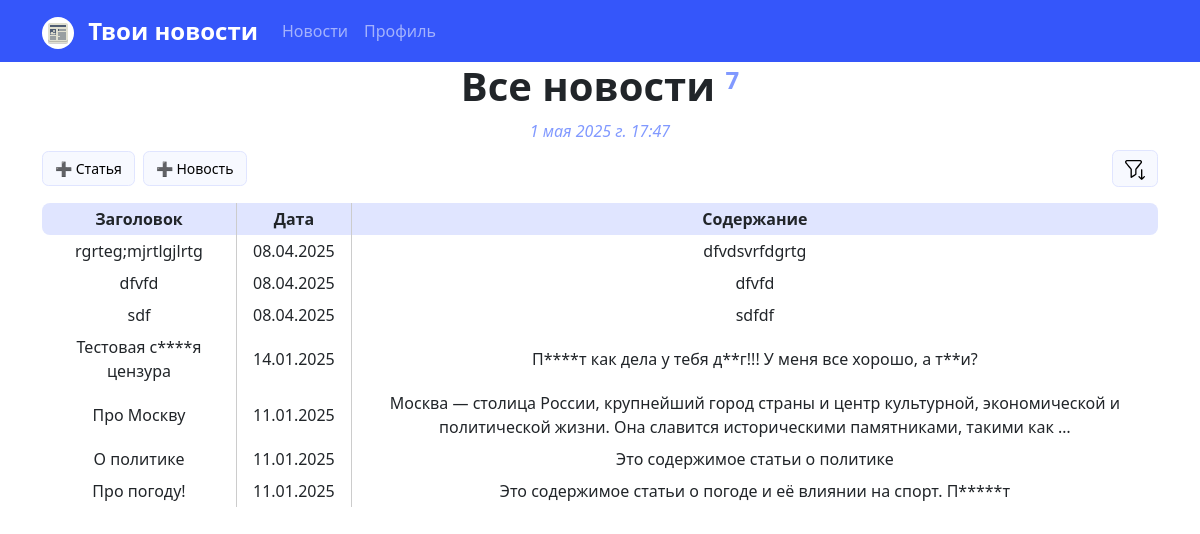
The page / (signed in) on the database as committed earlier.
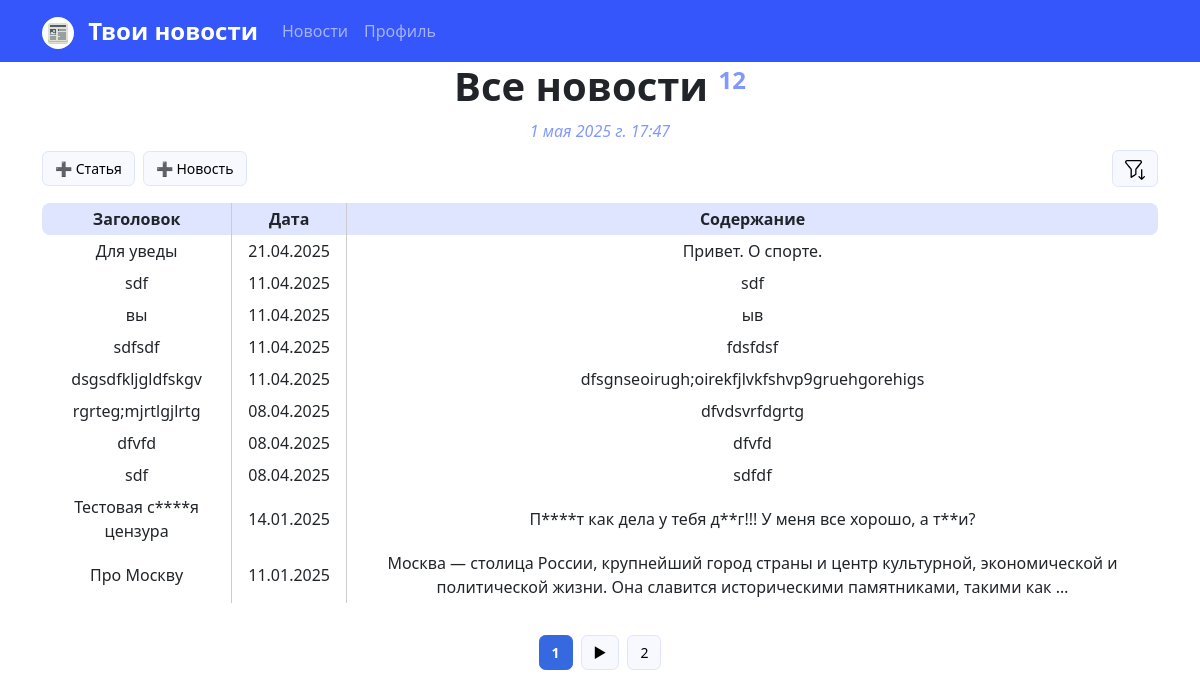
The same page on the database as committed later.
### news/models.py (models this page shows, shortened)
class Post(models.Model):
    article = 'AR'
    news = 'NE'
    POSITIONS = [
        (article, 'Cтатья'),
        (news, 'Новость')
    ]
    author = models.ForeignKey(account_models.Author, on_delete=models.CASCADE)
    type = models.CharField(max_length=2, choices=POSITIONS, default=article)
    created = models.DateTimeField(auto_now_add=True)
    category = models.ManyToManyField(Category, through='PostCategory')
    title = models.CharField(max_length=255)
    content = models.TextField()
    rating = models.FloatField(default=0)

### news/views.py (the view)
# urls.py: path('', NewsListView.as_view(), name='news-list'),
class NewsListView(LoginRequiredMixin, ListView):
    model = Post
    ordering = '-created'
    template_name = 'news/news_list.html'
    context_object_name = 'news'
    paginate_by = 10
    def get_context_data(self, **kwargs):
        ctx = super().get_context_data(**kwargs)
        ctx['time_now'] = timezone.now()
        ctx['selected_category'] = None
        return ctx

### news/templatetags/custom_filters.py (called while the page is built)
@register.filter
def censor(value):
    if type(value) != str:
        raise TypeError('The value must be a string')
    for word in value.translate(str.maketrans('', '', string.punctuation)).split():
        if len(word) > 1:
            if not word[1:].isupper() and not word[1:].islower():
                value = value.replace(word[1:-1], '*' * len(word[1:-1]))
    return value

### news/templatetags/custom_tags.py (called while the page is built)
@register.simple_tag()
def news_counter():
    return Post.objects.count()

@register.simple_tag(takes_context=True)
def url_replace(context, **kwargs):
   d = context['request'].GET.copy()
   for k, v in kwargs.items():
       d[k] = v
   return d.urlencode()

@register.filter(name='has_group')
def has_group(user, group_name):
    return user.groups.filter(name=group_name).exists()

### templates/news/news_list.html (shortened to what this page needs)
{% extends 'flatpages/default.html' %}
{% load custom_filters %}
{% load custom_tags %}
{% load static %}
{% block content %}
<h1><b>Все новости <sup style="font-size: 0.6em; color: #8199ff;">{% news_counter %}</sup></b></h1>
<h5><i><span style="color: #8199ff; font-size: 0.8em;">{{ time_now }}</span></i></h5>
{% if request.user|has_group:"authors" %}
<div style="display: flex; justify-content: space-between; align-items: center; margin-bottom: 1rem;">
    <div style="display: flex; gap: 0.5rem;">
        <a href="/articles/create/" class="page-btn" title="Создать статью">➕ Статья</a>
        <a href="/news/create/" class="page-btn" title="Создать новость">➕ Новость</a>
    </div>
    {% if filterset %}
        <a href="/news/" class="page-btn">
            <img src="{% static 'img/filter_close.svg' %}" alt="Фильтры" style="width: 20px; height: 20px;">
        </a>
    {% else %}
        <a href="search/" class="page-btn">
            <img src="{% static 'img/filter_open.svg' %}" alt="Фильтры" style="width: 20px; height: 20px;">
        </a>
    {% endif %}
</div>
{% endif %}
{% if news %}
    <table style="width: 100%; margin-top: 1rem;">
        <tr>
            <td class="col-title" style="border-top-left-radius: 0.5rem; border-bottom-left-radius: 0.5rem;"><b>Заголовок</b></td>
            <td class="col-title"><b>Дата</b></td>
            <td class="col-title" style="border-top-right-radius: 0.5rem; border-bottom-right-radius: 0.5rem;"><b>Содержание</b></td>
        </tr>
        {% for item in news %}
        <tr class="clickable-row" onclick="window.location.href='{% url 'news-current' item.pk %}';" style="cursor: pointer;">
            <td class="col-row">{{ item.title|censor }}</td>
            <td class="col-row">{{ item.created|date:"d.m.Y" }}</td>
            <td class="col-content">{{ item.content|censor|truncatewords:20 }}</td>
        </tr>
        {% endfor %}
    </table>
{% else %}
    <h2>Нет новостей!</h2>
{% endif %}
{% if paginator.num_pages > 1 %}
<div style="margin-top: 2rem; display: flex; justify-content: center; gap: 0.5rem; flex-wrap: wrap;">
    <span class="page-btn current">{{ page_obj.number }}</span>
    {% if page_obj.has_next %}
        <a href="?{% url_replace page=page_obj.next_page_number %}" class="page-btn">▶</a>
        <a href="?{% url_replace page=paginator.num_pages %}" class="page-btn">{{ paginator.num_pages }}</a>
    {% endif %}
</div>
{% endif %}
{% endblock content %}

Rows that differ between the two databases and show on the page:
no longer on this page (row unchanged): Post: title|censor "О политике", created "11.01.2025", content|censor "Это содержимое статьи о политике"
no longer on this page (row unchanged): Post: title|censor "Про погоду!", created "11.01.2025", content|censor "Это содержимое статьи о погоде и её влиянии на спорт. П*****т"
added Post: title|censor "Для уведы", created "21.04.2025", content|censor "Привет. О спорте."
added Post: title|censor "sdf", created "11.04.2025", content|censor "sdf"
added Post: title|censor "вы", created "11.04.2025", content|censor "ыв"
added Post: title|censor "sdfsdf", created "11.04.2025", content|censor "fdsfdsf"
added Post: title|censor "dsgsdfkljgldfskgv", created "11.04.2025", content|censor "dfsgnseoirugh;oirekfjlvkfshvp9gruehgorehigs"
Other text that changed with them:
{{ page_obj.number }}: (not shown) → "1"
{{ paginator.num_pages }}: (not shown) → "2"
text no longer shown: "7"
text now shown: "12 ▶"
